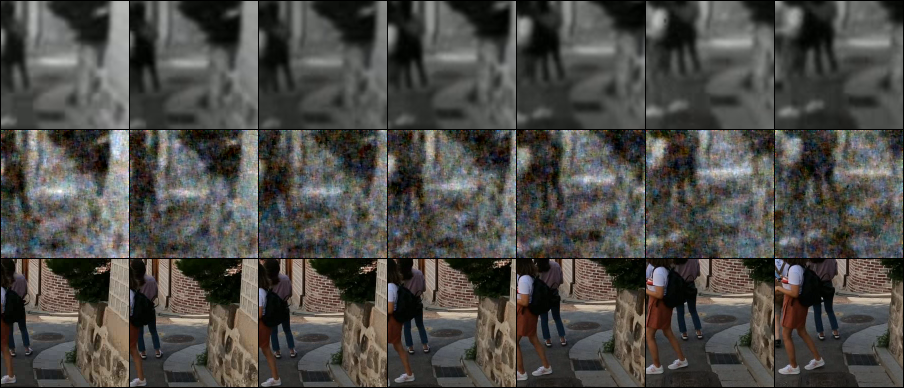
#> input picture experiments/revivid/samples/epoch005_best.png, 1808 x 776 px (shown at 1/2 size); its folder holds only this picture in this run
$ python -i dataset_loader.py   (imports and definitions only)
#> lines starting #> are read from the running program, lines starting #| are printed output that depends on the picture; after the words box and inside, x2 and y2 are one past the last pixel; in counts of white or black regions, pixels touching at a corner belong together
#> further down, picture is the input picture: shape (776, 1808, 3); mean B, G, R 71, 75, 76.7
"""Batches for training and evaluation, read from .mp4 files only.

Training:   ``<dir>/*.mp4`` clean clips. Each sample is a random window of
            ``num_frame`` frames and a random ``crop_size`` crop; the input is
            produced on the fly by the degradation pipeline (holes included).
            Batches are ``{"lq": (B, T, 3, h, w), "gt": (B, T, 3, H, W),
            "hole_mask": (B, T, 1, h, w)}``; lq/gt in [-1, 1] with H = h * sr_scale,
            GT greyscale replicated to 3 channels. ``hole_mask`` (1 = burned-in
            hole) is a training target only — the model never receives it.
            With ``gt_usm`` > 0 the GT target is USM-sharpened as in MambaOFR
            (the input is degraded from the unsharpened frames).
Evaluation: ``<dir>/degraded/<name>.mp4`` + ``<dir>/gt/<name>.mp4``. Each item is
            one whole clip as frames, not a batch: ``{"name", "lq", "gt"}`` with
            lists of BGR uint8 frames exactly as stored in the files.
"""

from __future__ import annotations

import random
from pathlib import Path
from typing import List, Optional, Sequence

import cv2
import numpy as np
import torch
from torch.utils.data import DataLoader, Dataset, Subset

from .augment import augment_frames
from .degradation.cache import get_texture_cache
from .degradation.pipeline import process_video_frames


# [43 lines left out: functions list_mp4, frame_count, read_mp4, to_tensor, not called in this run]


def usm_sharpen(frame_bgr: np.ndarray, weight: float = 0.5, radius: int = 50, threshold: int = 10) -> np.ndarray:
    """MambaOFR's GT sharpening (``add_sharpening``, from Real-ESRGAN) of the grey
    frame: ``K = I + weight * (I - blur(I))``, blended in where the residual
    exceeds ``threshold`` (0-255) through a blurred mask. BGR uint8 in and out."""
#> called with weight = 0.5, radius = 50, threshold = 10
    radius += 1 - radius % 2
    img = cv2.cvtColor(frame_bgr, cv2.COLOR_BGR2GRAY).astype(np.float32) / 255.0
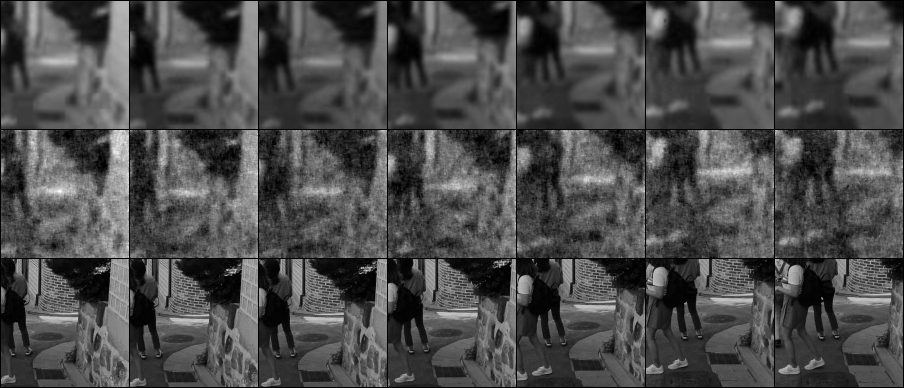
#> img: shape (776, 1808) float32 (shown at 1/2 size); min 0, max 1, mean 0.294
    residual = img - cv2.GaussianBlur(img, (radius, radius), 0)
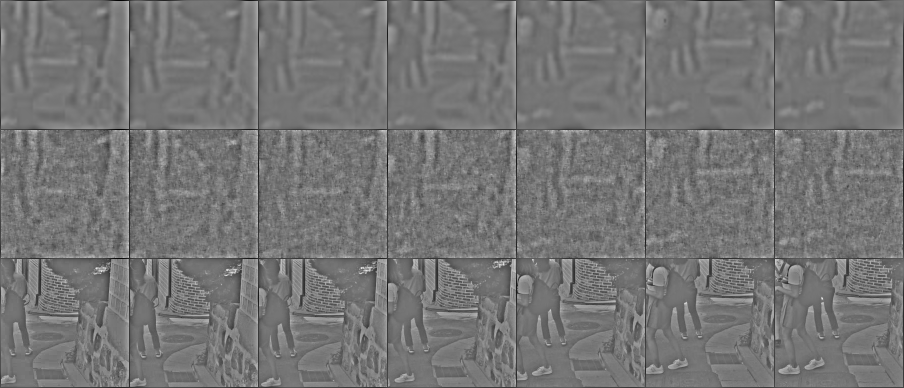
#> residual: shape (776, 1808) float32 (shown at 1/2 size); min -0.59, max 0.687, mean -0.0004; drawn with min black and max white
    mask = (np.abs(residual) * 255.0 > threshold).astype(np.float32)
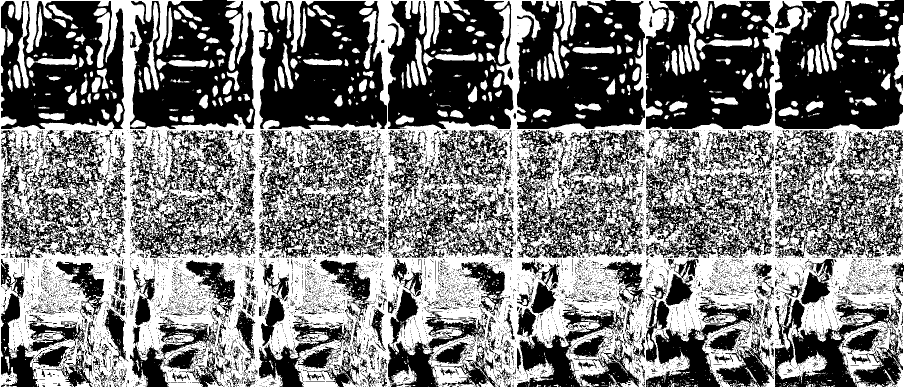
#> mask: shape (776, 1808) float32 (shown at 1/2 size); values 0 (black) and 1 (white), 48.5% white; 5376 white regions (4660 under 20 px), largest, box (x1, y1, x2, y2) and area: (0, 0, 1808, 776) 564394, (1687, 378, 1775, 497) 2687, (926, 348, 997, 416) 1799
    soft = cv2.GaussianBlur(mask, (radius, radius), 0)
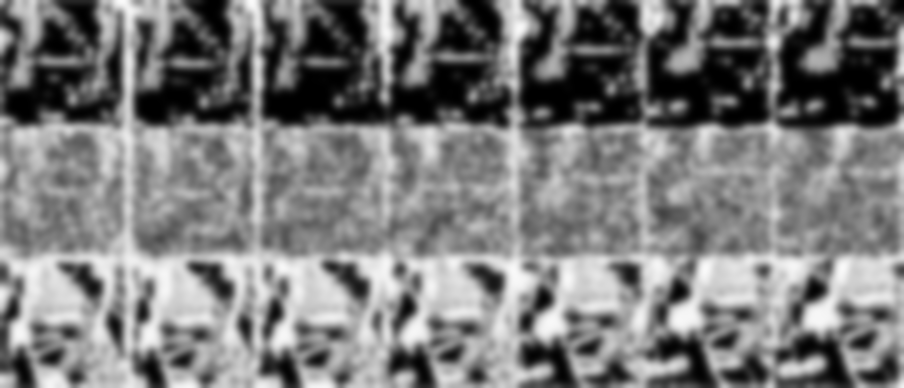
#> soft: shape (776, 1808) float32 (shown at 1/2 size); min 0, max 0.984, mean 0.484
    sharp = np.clip(img + weight * residual, 0.0, 1.0)
    out = soft * sharp + (1.0 - soft) * img
    return cv2.cvtColor(np.clip(out * 255.0 + 0.5, 0, 255).astype(np.uint8), cv2.COLOR_GRAY2BGR)


class TrainDataset(Dataset):
    # [26 lines left out: function __init__, not called in this run]

    def __len__(self) -> int:
        return len(self.clips)

    # [32 lines left out: function __getitem__, not called in this run]


class EvalDataset(Dataset):
    # [6 lines left out: function __init__, not called in this run]

    def __len__(self) -> int:
        return len(self.pairs)

    # [44 lines left out: functions __getitem__, _seed_worker, train_loader, not called in this run]


def _as_is(item):
    return item


# [14 lines left out: function eval_loader, not called in this run]

>>> import cv2
>>> picture = cv2.imread('../../experiments/revivid/samples/epoch005_best.png')
>>> result = usm_sharpen(picture)

$ run again, on experiments/revivid/samples/epoch030_best.png
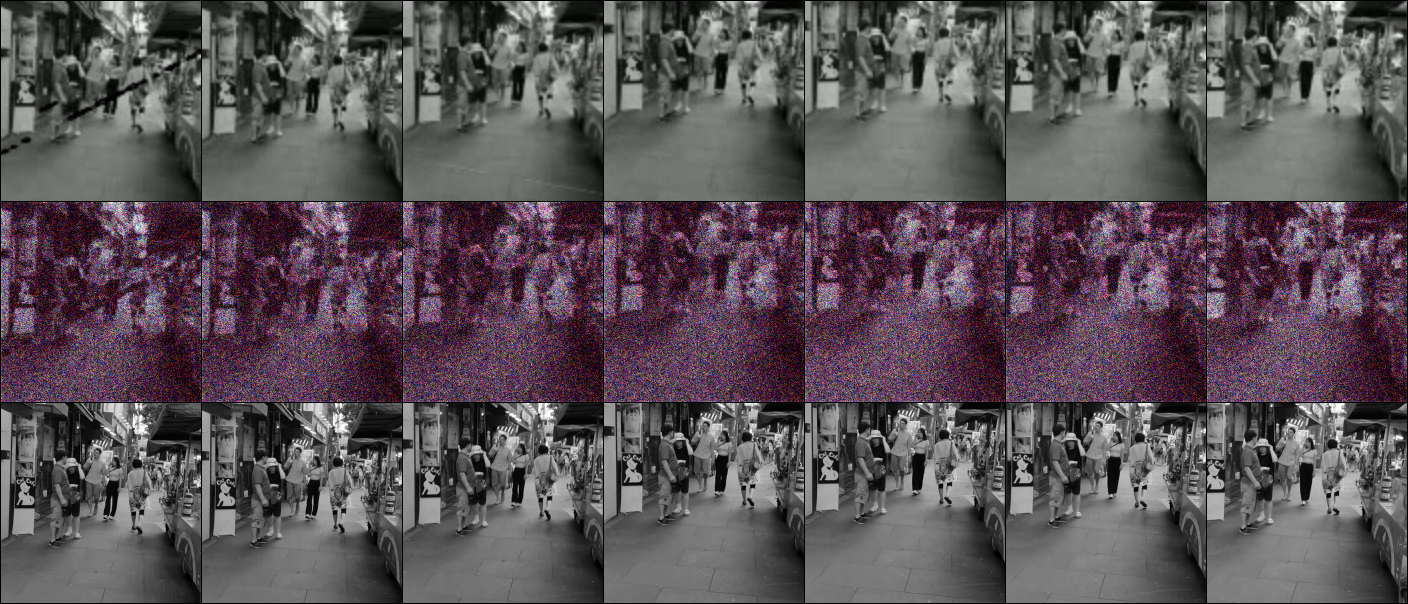
#> input picture experiments/revivid/samples/epoch030_best.png, 2816 x 1208 px (shown at 1/2 size)
#> picture is the input picture: shape (1208, 2816, 3); mean B, G, R 86.6, 80.5, 89.9
#> in usm_sharpen, `mask = (np.abs(residual) * 255.0 > threshold).astype(np.float32)`:
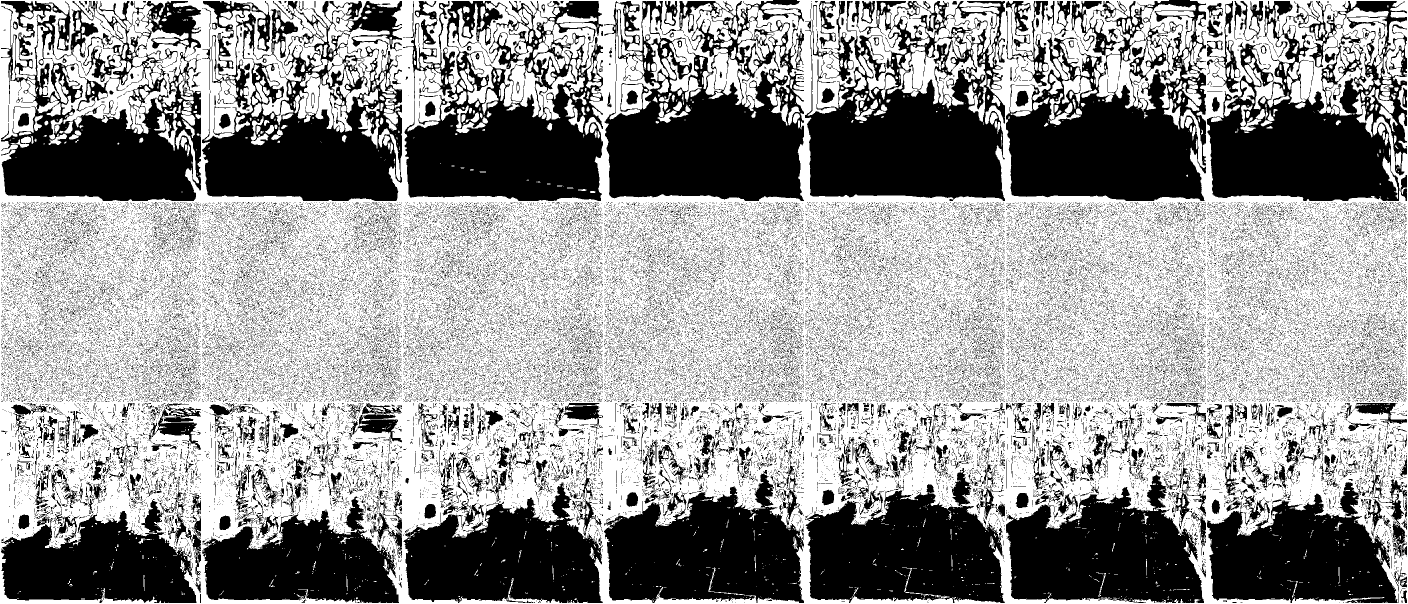
#> mask: shape (1208, 2816) float32 (shown at 1/2 size); values 0 (black) and 1 (white), 58.6% white; 91253 black regions (90049 under 20 px), largest, box (x1, y1, x2, y2) and area: (1208, 0, 1608, 402) 94575, (1610, 2, 2010, 402) 92809, (2012, 0, 2412, 402) 90317
#> in usm_sharpen, `soft = cv2.GaussianBlur(mask, (radius, radius), 0)`:
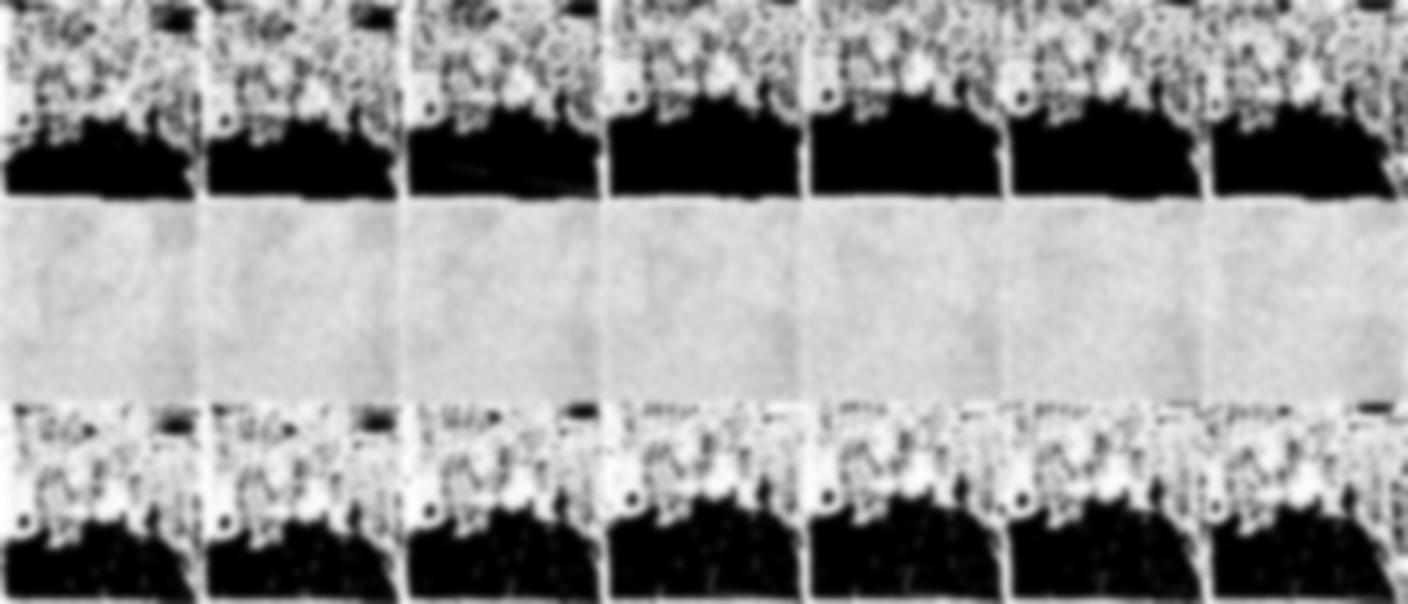
#> soft: shape (1208, 2816) float32 (shown at 1/2 size); min 0, max 1, mean 0.586
